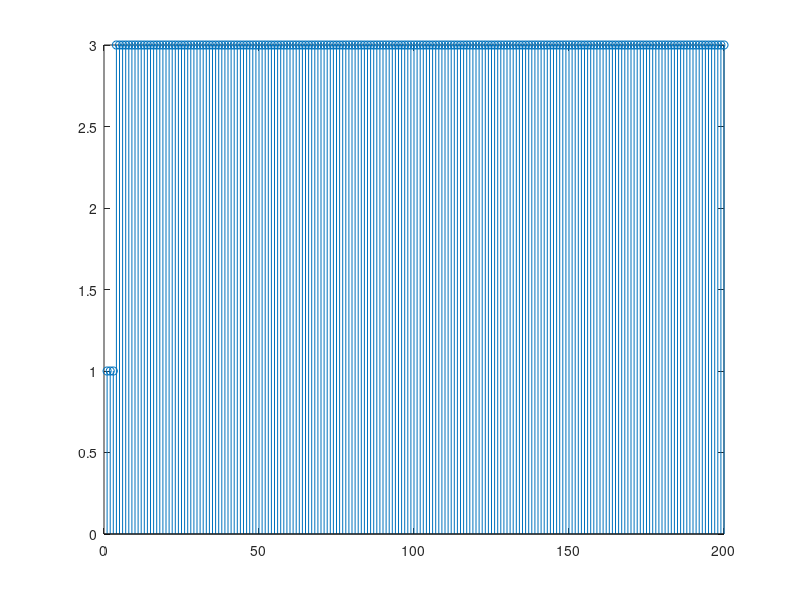

This figure's MATLAB source:

clear

% A = [0.9 0.1 0 0; 0 0.9 0.1 0; 0 0 0.9 0.1; 0 0 0 1] % left-right models - 4 states
A = [0.5 0.3 0.2 0; 0 0.5 0.5 0; 0 0 0.99 0.01; 0.05 0 0 0.95]
% A = rand(4); A = A ./ repmat(sum(A,2), 1, 4) % full trans-mat

N = 200; % number of samples

% generate markov chain
state(1) = 1;
for n = 1:N-1,
    p_trans = A(state(n), :); % transition-probability p(z_n+1 | z_n = current state)
    p_trans_cum = cumsum(p_trans); % cumulative probs
    p_rnd = rand; % generate random U(0,1) number
    state(n+1) = min(find(p_rnd < p_trans_cum)); % new state 
end
stem(state)

% try a few times..
for iter_id = 1:10,
    state(1) = 1;
    for n = 1:N-1,
        p_trans = A(state(n), :); % transition-probability p(z_n+1 | z_n = current state)
        p_trans_cum = cumsum(p_trans); % cumulative probs
        p_rnd = rand; % generate random U(0,1) number
        state(n+1) = min(find(p_rnd < p_trans_cum)); % new state
    end
    stem(state)
    pause
end





